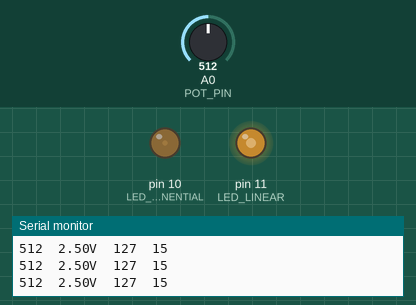
This sketch was run on a simulated Arduino Uno, built with avr-gcc and run on an emulated ATmega328P. Shown: output pins drawn as LEDs (lit = HIGH), the last lines printed to the serial monitor. The inputs (shaded band) are chosen by the test bench; at power-on: A0 (POT_PIN) = 512.

Above: at 3.2 s.
3.3 s: A0 (POT_PIN) set to 716
At 4.2 s:
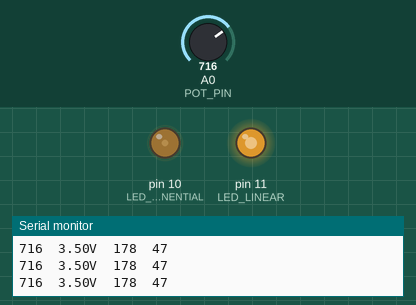
4.8 s: A0 (POT_PIN) set to 900
At 5.4 s:
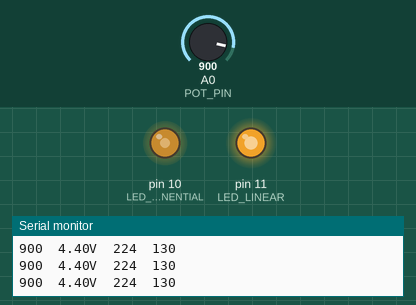
6.3 s: A0 (POT_PIN) set to 1023
At 7.5 s:
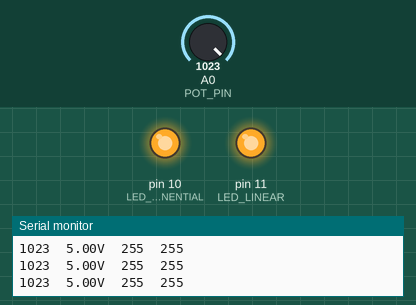
7.8 s: A0 (POT_PIN) set to 122
At 8.8 s:
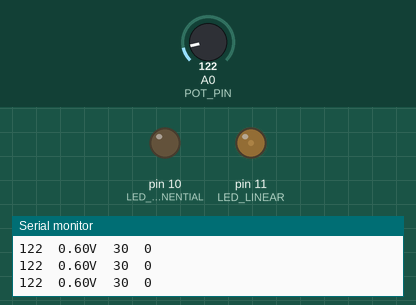
Timing chart, 0 to 10.3 s (numbered marks = the images above; inputs shaded):
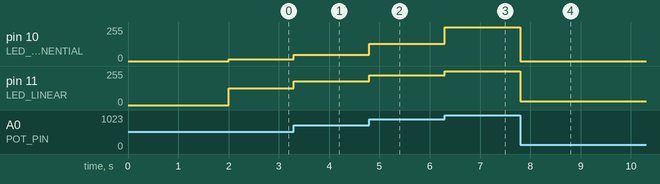

Measured:
- after the input at 3.3 s, pin 10 (LED_EXPONENTIAL): 15/255 → 47/255 at once; pin 11 (LED_LINEAR): 127/255 → 178/255 at once
- after the input at 4.8 s, pin 10 (LED_EXPONENTIAL): 47/255 → 130/255 at once; pin 11 (LED_LINEAR): 178/255 → 224/255 at once
- after the input at 6.3 s, pin 10 (LED_EXPONENTIAL): 130/255 → 255/255 at once; pin 11 (LED_LINEAR): 224/255 → 255/255 at once
- after the input at 7.8 s, pin 10 (LED_EXPONENTIAL): 255/255 → 0/255 at once; pin 11 (LED_LINEAR): 255/255 → 30/255 at once

The sketch:

13-LED-Lin-vs-Exp.ino
```cpp
// (licence header left out)
// Pin Definitions
const int POT_PIN = A0;
const int LED_LINEAR = 11;
const int LED_EXPONENTIAL = 10;

// Timing Constants
const unsigned long SERIAL_INTERVAL = 200; // Update serial monitor every 200ms
unsigned long lastSerialTime = 0;          // Stores the last update timestamp

// Communication Constants
const unsigned long BAUD_RATE = 115200;
const int BOOT_DELAY = 2000;

void setup() {
  // Initialize LED Pins
  pinMode(LED_LINEAR, OUTPUT);
  pinMode(LED_EXPONENTIAL, OUTPUT);

  // Initialize Serial Communication
  Serial.begin(BAUD_RATE);
  while (!Serial); // Wait for Serial connection (specific for R4/USB)
  delay(BOOT_DELAY);

  Serial.println("--- Dual Mode LED Control: Time-Based Telemetry ---");
  Serial.println("Raw\tVoltage\tLinear\tExp");
}

void loop() {
  // 1. Acquisition and Calculation (Executed at maximum CPU speed)
  int x = analogRead(POT_PIN);
  float voltage = x * (5.0 / 1023.0);
  float yLinear = x * (255.0 / 1023.0);

  // Exponential base-2 function: y = 2^(x / 127.875) - 1
  float yExp = pow(2, (x / 127.875)) - 1;

  // 2. Hardware Output (Immediate responsiveness to trimmer movement)
  analogWrite(LED_LINEAR, (int)yLinear);
  analogWrite(LED_EXPONENTIAL, (int)yExp);

  // 3. Timed Telemetry (Decoupled from loop speed using millis)
  unsigned long currentTime = millis();
  if (currentTime - lastSerialTime >= SERIAL_INTERVAL) {
    lastSerialTime = currentTime;

    Serial.print(x);
    Serial.print("\t");
    Serial.print(voltage, 2);
    Serial.print("V\t");
    Serial.print((int)yLinear);
    Serial.print("\t");
    Serial.println((int)yExp);
  }
}
```
